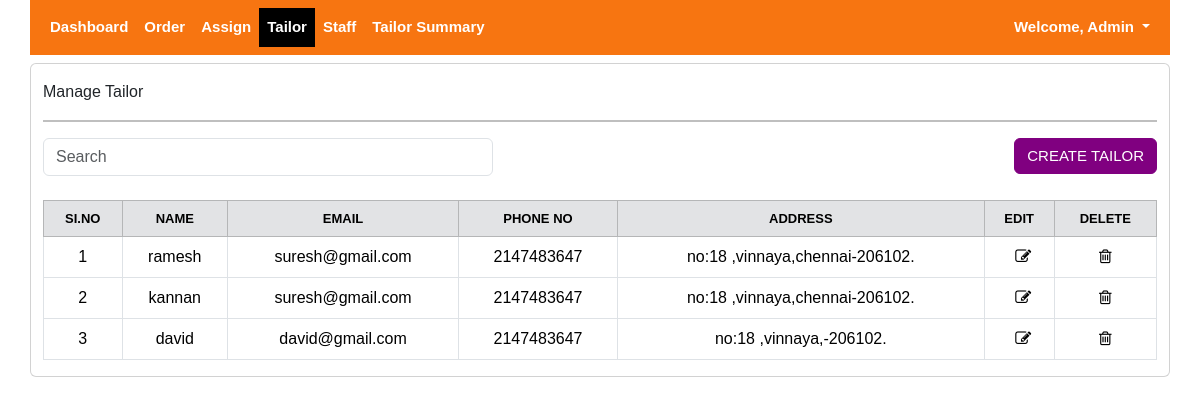
The page /manage_tailor.php (signed in) on the database its author committed.
### tables this page shows
CREATE TABLE `manage_tailor` (
  `ID` int(11) NOT NULL,
  `Name` varchar(500) NOT NULL,
  `Email` varchar(500) NOT NULL,
  `Phone_Number` int(11) NOT NULL,
  `Address` varchar(500) NOT NULL
);

### manage_tailor.php (the view, shortened to what this page needs)
<?php
include 'connection.php';
$selectQuery = "SELECT * FROM manage_tailor ORDER BY ID  DESC";
$result = mysqli_query($conn, $selectQuery);
?>
<!DOCTYPE html>
<html lang="en">
<head>
  <?php
  include 'includes/head.php';
  ?>
</head>
<body>
  <?php
  include 'includes/header.php';
  ?>
  <div class="col-md-12  scrollable-content">
    <div class="container  card tailor  mt-2">
      <div class="">
        <P class="mt-3 ">Manage Tailor</P>
        <hr style="border: 1px solid black;">
        <div class="row mt-2">
          <div class="col-md-5 ">
            <input type="text" placeholder="Search" class="form-control" id="searchInput" />
          </div>
          <div class="col-md-7 text-end">
            <a href="add_tailor.php" class="btn btn-primary add  btn btn-primary">CREATE TAILOR</a>
          </div>
        </div>
        <div class="table-responsive   mt-4">
          <table class="table table-bordered text-center ">
            <thead class="table-secondary ">
              <tr>
                <th scope="col">SI.NO</th>
                <th scope="col">NAME</th>
                <th scope="col">EMAIL</th>
                <th scope="col">PHONE NO</th>
                <th scope="col">ADDRESS</th>
                <th scope="col">EDIT</th>
                <th scope="col">DELETE</th>
              </tr>
            </thead>
            <tbody>
              <?php
              $sino = 1;
              while ($row = mysqli_fetch_assoc($result)) {
                $name = $row["Name"];
                $email = $row["Email"];
                $phone = $row["Phone_Number"];
                $address = $row["Address"];
                $tailor_id = $row['ID'];
                echo "<tr>";
                echo "<td>$sino</td>";
                echo "<td>$name</td>";
                echo "<td>$email</td>";
                echo "<td>$phone</td>";
                echo "<td>$address</td>";
                echo "<td><a href='add_tailor.php?tailor_id=$tailor_id'><i class='fa fa-edit ms-2'></i></a></td>";
                echo "<td><a href='deletetailor.php?id=" . $row["ID"] . "'><i class='fa fa-trash-o'></i></a></td>";
                echo "</tr>";
                $sino++;
              }
              ?>
            </tbody>
          </table>
        </div>
      </div>
    </div>
  </div>
</body>
</html>

### assets/css/style.css (style rules this page uses)
:root { --inputcolor: #FFC107; --textwhitecolor: white; --submitcbtnbg: rebeccapurple; --input_green: lightgreen; --input_yellow: yellow; }
td, th { white-space: nowrap; text-align: center; }
a { color: inherit; }
p, div, h1, h2, h3, h4, h5, h6, body { padding: 0px; margin: 0px; box-sizing: 0px; font-family: sans-serif; }
table { border-collapse: collapse; width: 100%; }
.add { font-size: 15px; background: purple; border: 1px solid purple; }
thead { font-size: 13px; }

### rows shown on the page
manage_tailor: Name "ramesh", Email "suresh@gmail.com", Phone_Number "2147483647", Address "no:18 ,vinnaya,chennai-206102."
manage_tailor: Name "kannan", Email "suresh@gmail.com", Phone_Number "2147483647", Address "no:18 ,vinnaya,chennai-206102."
manage_tailor: Name "david", Email "david@gmail.com", Phone_Number "2147483647", Address "no:18 ,vinnaya,-206102."

### other values the page prints
$_SESSION["Name"] "Admin"
